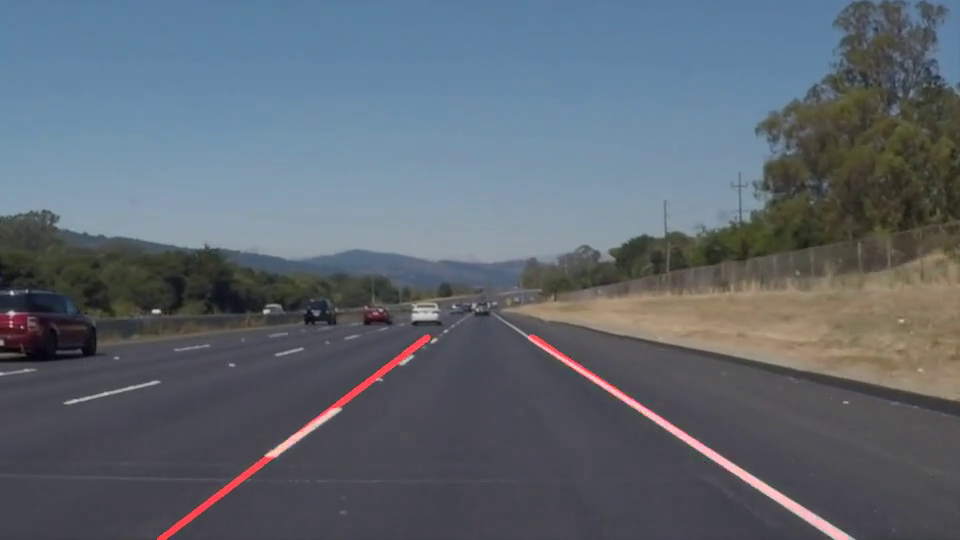
#> input picture frame 22 of FindLanelines/test_videos_output/solidWhiteRight.mp4, 960 x 540 px, given in place of solidYellowLeft.mp4, which was not available
$ jupyter execute --allow-errors LaneLineFinding.ipynb   (shell and % lines are left out)
#> lines starting #> are read from the running program, lines starting #| are printed output that depends on the picture; after the words box and inside, x2 and y2 are one past the last pixel; in counts of white or black regions, pixels touching at a corner belong together; pictures that were not available may be replaced by others from this repository, and a replacement may not be noted
#> further down, frame is the input picture: shape (540, 960, 3); mean B, G, R 112.9, 103.2, 94.4
[cell 1]
import matplotlib.pyplot as plt
import matplotlib.image as mpimg
import numpy as np
import cv2
import math

[cell 2]
def grayscale(img):
    return cv2.cvtColor(img, cv2.COLOR_RGB2GRAY)

def canny(img, low_threshold, high_threshold):
    return cv2.Canny(img, low_threshold, high_threshold)


def gaussian_blur(img, kernel_size):
    return cv2.GaussianBlur(img, (kernel_size, kernel_size), 0)

def region_of_interest(img, vertices):
    mask = np.zeros_like(img)
    if (len(img.shape) > 2):
        channel_count = img.shape[2]
        ignore_mask_color = (255,)*channel_count
    else:
        ignore_mask_color = 255

    cv2.fillPoly(mask, vertices, ignore_mask_color)

    masked_img = cv2.bitwise_and(img, mask)
    return masked_img

[cell 3]
def get_lines(lines, color=[255, 0, 0]):
    right_lines = []
    left_lines = []
    for line in lines:
        x1, y1, x2, y2 = line.reshape(4)
        y = y2 - y1
        x = x2 - x1
        slope = y / x
        if slope < -0.3:
            right_lines.append(line)
        elif slope > 0.3:
            left_lines.append(line)
    return right_lines, left_lines

[cell 4]
def get_points(lines):
    points = []
    for line in lines:
        x1, y1, x2, y2 = line.reshape(4)
        points.append((x1, y1))
        points.append((x2, y2))
    points = np.array(points)
    return points

[cell 5]
# [41 lines of commented-out code are left out]

[cell 6]
def fitted_lines(right_points, left_points, color=[255, 0, 0], thickness=5):
    right_line = cv2.fitLine(right_points, cv2.DIST_L2, 0, 0.01, 0.01)
    left_line = cv2.fitLine(left_points, cv2.DIST_L2, 0, 0.01, 0.01)

    return right_line, left_line

[cell 7]
left_line_ys = []
left_line_xs = []
right_slopes = []
left_slopes = []
right_line_ys = []
right_line_xs = []

[cell 8]
def listed_values(right_line, left_line):
    right_m = right_line[1] / right_line[0]
    left_m = left_line[1] / left_line[0]

    right_slopes.append(right_m)
    left_slopes.append(left_m)
    right_line_ys.append(right_line[3])
    right_line_xs.append(right_line[2])
    left_line_ys.append(left_line[3])
    left_line_xs.append(left_line[2])
    return right_slopes, left_slopes, right_line_ys, right_line_xs, left_line_ys, left_line_xs

[cell 9]
def compute_means(right_slopes, left_slopes, right_line_ys, right_line_xs, left_line_ys, left_line_xs):
    right_line_y_avg = np.mean(right_line_ys, keepdims=True)
    right_line_x_avg = np.mean(right_line_xs, keepdims=True)

    left_line_y_avg = np.mean(left_line_ys, keepdims=True)
    left_line_x_avg = np.mean(left_line_xs, keepdims=True)
    right_m_avg = np.mean(right_slopes)
    left_m_avg = np.mean(left_slopes)
    return right_m_avg, right_line_x_avg, right_line_y_avg, left_m_avg, left_line_x_avg, left_line_y_avg

[cell 10]
def draw_lines(img, right_m_avg, right_line_x_avg, right_line_y_avg, left_m_avg, left_line_x_avg, left_line_y_avg, color=[255, 0,0], thickness=5):
    y_ini = img.shape[0]
    y_fin = img.shape[0] / 1.6

    right_ini_x = ((y_ini - right_line_y_avg) / right_m_avg) + right_line_x_avg
    right_fin_x = ((y_fin - right_line_y_avg) / right_m_avg) + right_line_x_avg

    left_ini_x = ((y_ini - left_line_y_avg) / left_m_avg) + left_line_x_avg
    left_fin_x = ((y_fin - left_line_y_avg) / left_m_avg) + left_line_x_avg

    cv2.line(img, (right_ini_x, y_ini), (right_fin_x, int(y_fin)), color, thickness)
    cv2.line(img, (left_ini_x, y_ini), (left_fin_x, int(y_fin)), color, thickness)

[cell 11]
def hough_lines(img, rho, theta, threshold, min_line_len, max_line_gap):

    lines = cv2.HoughLinesP(img, rho, theta, threshold, np.array([]),minLineLength=min_line_len, maxLineGap=max_line_gap)
    line_img = np.zeros((img.shape[0], img.shape[1], 3), dtype=np.uint8)
    right_lines, left_lines = get_lines(lines)
    right_points = get_points(right_lines)
    left_points = get_points(left_lines)
    rfitted_line, lfitted_line = fitted_lines(right_points, left_points)
    right_slopes, left_slopes, right_line_ys, right_line_xs, left_line_ys, left_line_xs = listed_values(rfitted_line, lfitted_line)
    right_m_avg, right_line_x_avg, right_line_y_avg, left_m_avg, left_line_x_avg, left_line_y_avg = compute_means(right_slopes, left_slopes, right_line_ys, right_line_xs, left_line_ys, left_line_xs)

    draw_lines(line_img, right_m_avg, right_line_x_avg, right_line_y_avg, left_m_avg, left_line_x_avg, left_line_y_avg)
    return line_img


def weighted_img(initial_img, img, alpha=0.8, beta=1., gamma = 0.):
    return cv2.addWeighted(initial_img, alpha, img,  beta, gamma)

[cell 12]
# Import everything needed to edit/save/watch video clips
from moviepy.editor import VideoFileClip
from IPython.display import HTML

[cell 13]
def process_image(initial_img):

    # NOTE: The output you return should be a color image (3 channel) for processing video below
    # TODO: put your pipeline here,
    # you should return the final output (image where lines are drawn on lanes)
    img = grayscale(initial_img)
#> in grayscale, `return cv2.cvtColor(img, cv2.COLOR_RGB2GRAY)`:
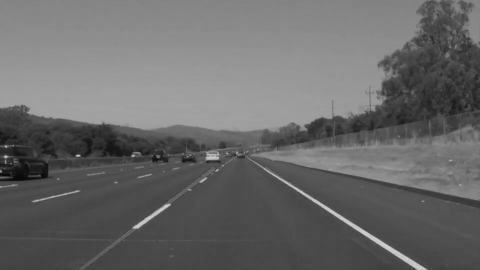
#> returned value: shape (540, 960) (shown at 1/2 size); min 4, max 225, mean 105.1
    img = canny(img, 50, 150)
#> in canny, `return cv2.Canny(img, low_threshold, high_threshold)`:
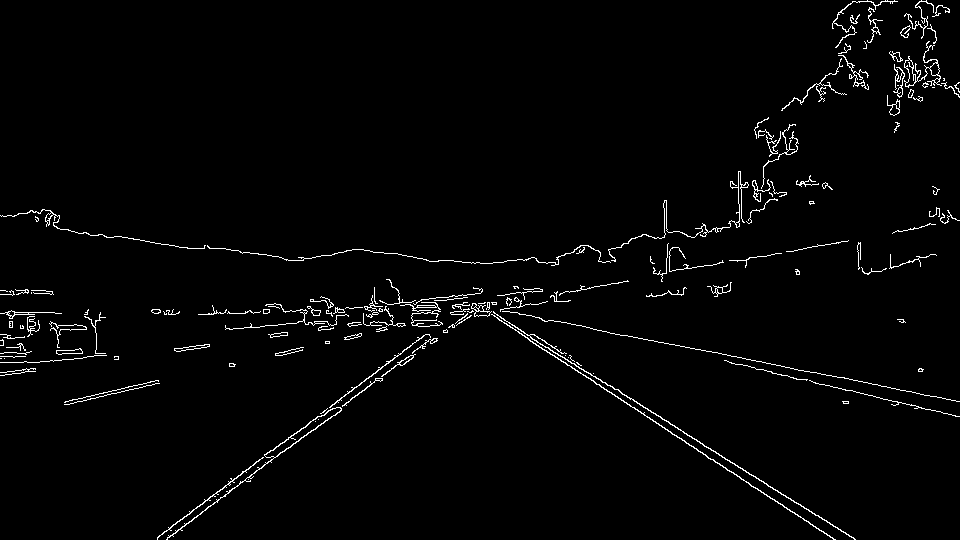
#> returned value: shape (540, 960); 2.1% white in thin lines or dots
    img = gaussian_blur(img, 5)
#> in gaussian_blur, `return cv2.GaussianBlur(img, (kernel_size, kernel_size), 0)`:
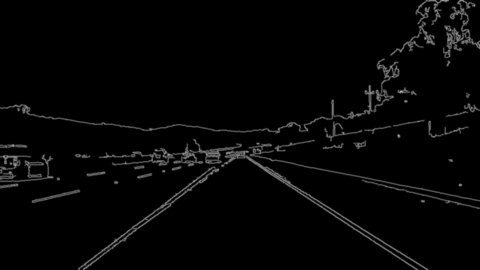
#> returned value: shape (540, 960) (shown at 1/2 size); min 0, max 193, mean 5.3
    vertices = np.array([[(0, img.shape[0]),
                      (470, 300),
                      (490, 300),
                      (img.shape[1] + 80, img.shape[0])]])
    img = region_of_interest(img, vertices)
    img = hough_lines(img, 2, np.pi / 180, 50, 10, 250)
    img = weighted_img(img, initial_img)
    return img

[cell 14]
video_capture = cv2.VideoCapture('../test_videos/solidYellowLeft.mp4')
#> (the rest of this cell did not finish here and is left out)

#> in region_of_interest, `cv2.fillPoly(mask, vertices, ignore_mask_color)`:
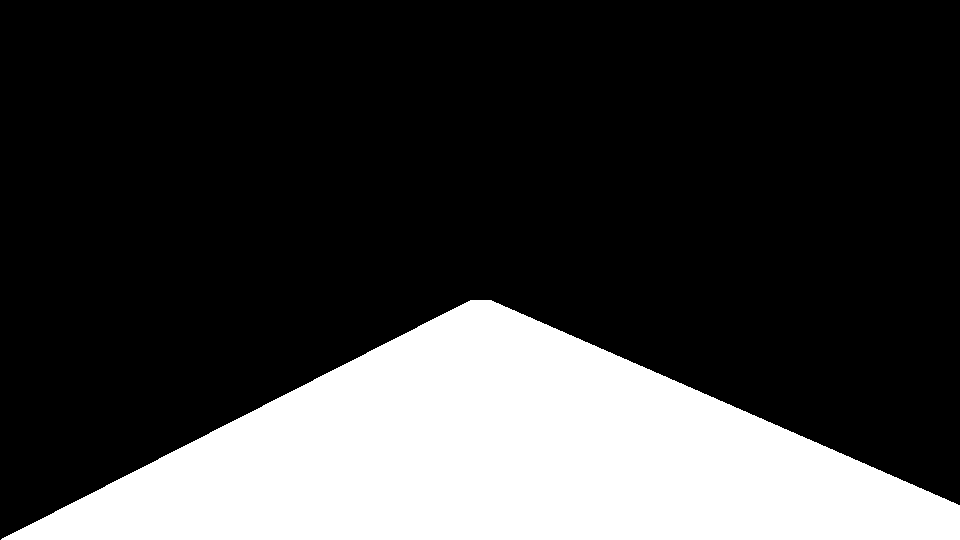
#> mask: shape (540, 960); 24.3% white; 1 white region, box (x1, y1, x2, y2) and area: (1, 300, 960, 540) 125820
#> in region_of_interest, `masked_img = cv2.bitwise_and(img, mask)`:
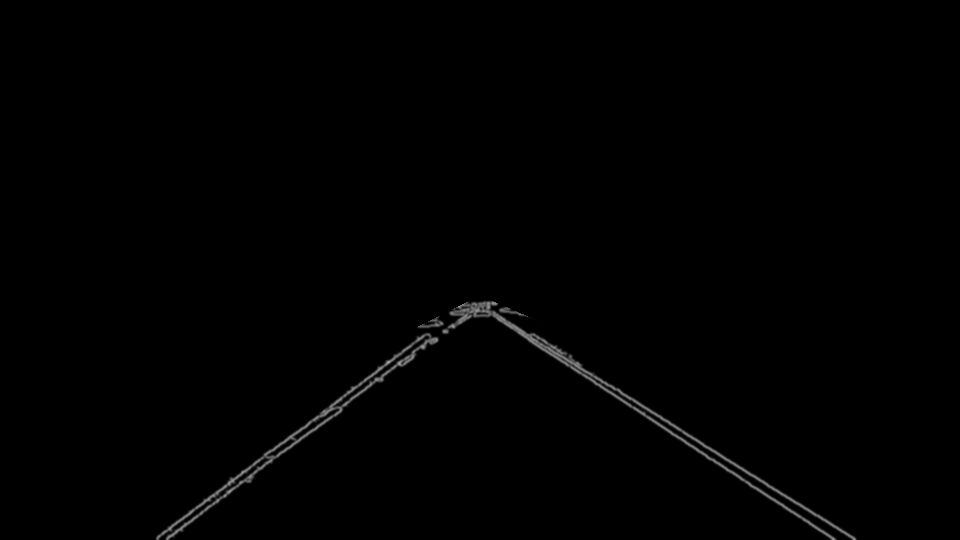
#> masked_img: shape (540, 960); min 0, max 169, mean 1.3
#> in hough_lines, `lines = cv2.HoughLinesP(img, rho, theta, threshold, np.array([]),minLi..`: lines = 34 rows, first 6: [475, 301, 857, 539], [155, 537, 480, 301], [468, 302, 833, 539], [471, 301, 853, 539], [164, 537, 491, 300], [155, 539, 484, 300]
#> the loop in get_lines, `for line in lines:` made 34 passes
#> (x1, y1, x2, y2, y, x, slope) on passes 1 to 8: (475, 301, 857, 539, 238, 382, 0.623), (155, 537, 480, 301, -236, 325, -0.726), (468, 302, 833, 539, 237, 365, 0.649), (471, 301, 853, 539, 238, 382, 0.623), (164, 537, 491, 300, -237, 327, -0.725), (155, 539, 484, 300, -239, 329, -0.726), (155, 535, 477, 301, -234, 322, -0.727), (166, 525, 474, 301, -224, 308, -0.727)
#> after the loop in get_lines, `for line in lines:`: left_lines = 16 items, first 6: [[475, 301, 857, 539]], [[468, 302, 833, 539]], [[471, 301, 853, 539]], [[466, 302, 831, 539]], [[470, 301, 837, 539]], [[482, 302, 856, 536]]; right_lines = 18 items, first 6: [[155, 537, 480, 301]], [[164, 537, 491, 300]], [[155, 539, 484, 300]], [[155, 535, 477, 301]], [[166, 525, 474, 301]], [[167, 539, 494, 302]]
#> the loop in get_points, `for line in lines:` made 18 passes
#> after the loop in get_points, `for line in lines:`: points = 36 pairs, first value 155 to 495, second value 300 to 539
#> in hough_lines, `right_points = get_points(right_lines)`: right_points has the same summary as points in get_points
#> the loop in get_points (call 2), `for line in lines:` made 16 passes
#> in hough_lines, `left_points = get_points(left_lines)`: left_points = 32 pairs, first value 466 to 857, second value 300 to 539
#> in fitted_lines, `right_line = cv2.fitLine(right_points, cv2.DIST_L2, 0, 0.01, 0.01)`: right_line = [0.805, -0.594, 349.7, 395.2]
#> in fitted_lines, `left_line = cv2.fitLine(left_points, cv2.DIST_L2, 0, 0.01, 0.01)`: left_line = [0.839, 0.545, 651.6, 413.5]
#> in hough_lines, `rfitted_line, lfitted_line = fitted_lines(right_points, left_points)`: rfitted_line = [0.805, -0.594, 349.7, 395.2]; lfitted_line = [0.839, 0.545, 651.6, 413.5]
#> in listed_values, `right_m = right_line[1] / right_line[0]`: right_m = [-0.738]
#> in listed_values, `left_m = left_line[1] / left_line[0]`: left_m = [0.649]
#> in hough_lines, `right_slopes, left_slopes, right_line_ys, right_line_xs, left_line_ys,..`: right_slopes = [[-0.738]]; left_slopes = [[0.649]]; right_line_ys = [[395.2]]; right_line_xs = [[349.7]]; left_line_ys = [[413.5]]; left_line_xs = [[651.6]]
#> in compute_means, `right_line_y_avg = np.mean(right_line_ys, keepdims=True)`: right_line_y_avg = [395.2]
#> in compute_means, `right_line_x_avg = np.mean(right_line_xs, keepdims=True)`: right_line_x_avg = [349.7]
#> in compute_means, `left_line_y_avg = np.mean(left_line_ys, keepdims=True)`: left_line_y_avg = [413.5]
#> in compute_means, `left_line_x_avg = np.mean(left_line_xs, keepdims=True)`: left_line_x_avg = [651.6]
#> in compute_means, `right_m_avg = np.mean(right_slopes)`: right_m_avg = -0.738
#> in compute_means, `left_m_avg = np.mean(left_slopes)`: left_m_avg = 0.649
#> in hough_lines, `right_m_avg, right_line_x_avg, right_line_y_avg, left_m_avg, left_line..`: right_m_avg = -0.738; right_line_x_avg = [349.7]; right_line_y_avg = [395.2]; left_m_avg = 0.649; left_line_x_avg = [651.6]; left_line_y_avg = [413.5]
#> in draw_lines, `right_ini_x = ((y_ini - right_line_y_avg) / right_m_avg) + right_line_..`: right_ini_x = [153.5]
#> in draw_lines, `right_fin_x = ((y_fin - right_line_y_avg) / right_m_avg) + right_line_..`: right_fin_x = [427.9]
#> in draw_lines, `left_ini_x = ((y_ini - left_line_y_avg) / left_m_avg) + left_line_x_avg`: left_ini_x = [846.3]
#> in draw_lines, `left_fin_x = ((y_fin - left_line_y_avg) / left_m_avg) + left_line_x_avg`: left_fin_x = [534.5]
        cv2.imshow('frame',output)
        if cv2.waitKey(1) & 0xFF == ord('q'):
            break
    else:
        break
# Release everything if job is finished
video_capture.release()
cv2.destroyAllWindows()

$ run again, starting later in the video
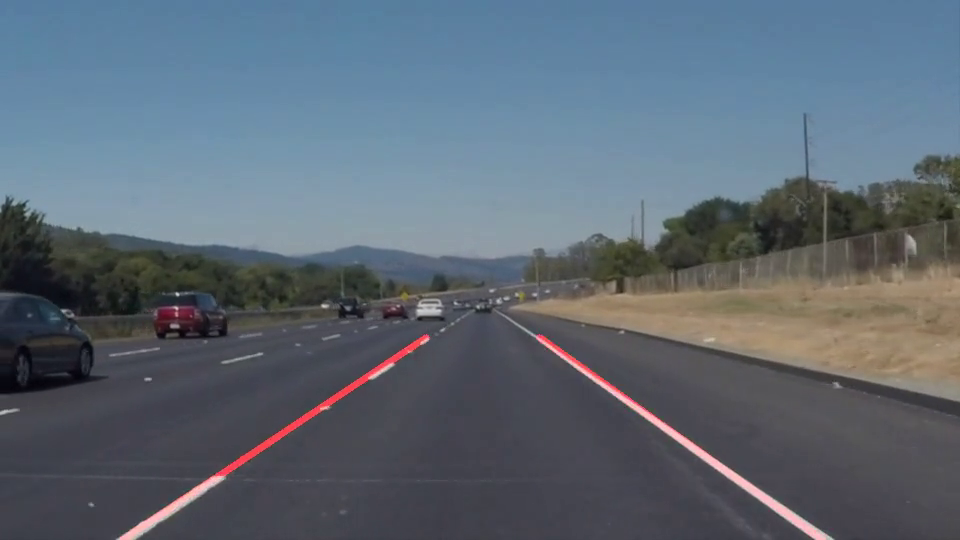
#> input picture frame 99 of FindLanelines/test_videos_output/solidWhiteRight.mp4, 960 x 540 px, given in place of solidYellowLeft.mp4, which was not available
#> frame is the input picture: shape (540, 960, 3); mean B, G, R 115.9, 104.5, 93.4
#> in canny, `return cv2.Canny(img, low_threshold, high_threshold)`:
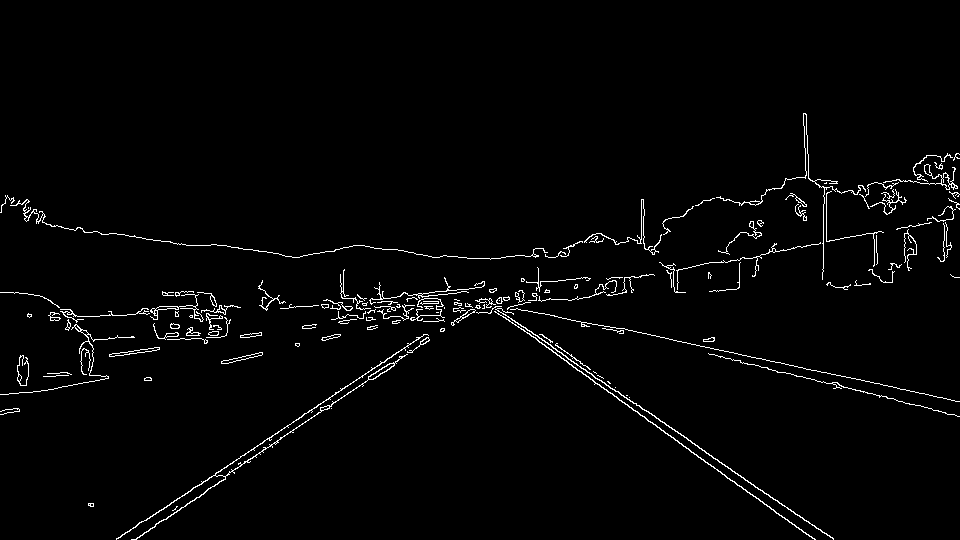
#> returned value: shape (540, 960); 2.1% white in thin lines or dots, all inside (x1, y1, x2, y2) = (0, 113, 960, 540)
#> mask: shape (540, 960); 24.3% white; 1 white region, box (x1, y1, x2, y2) and area: (1, 300, 960, 540) 125820
#> in region_of_interest, `masked_img = cv2.bitwise_and(img, mask)`:
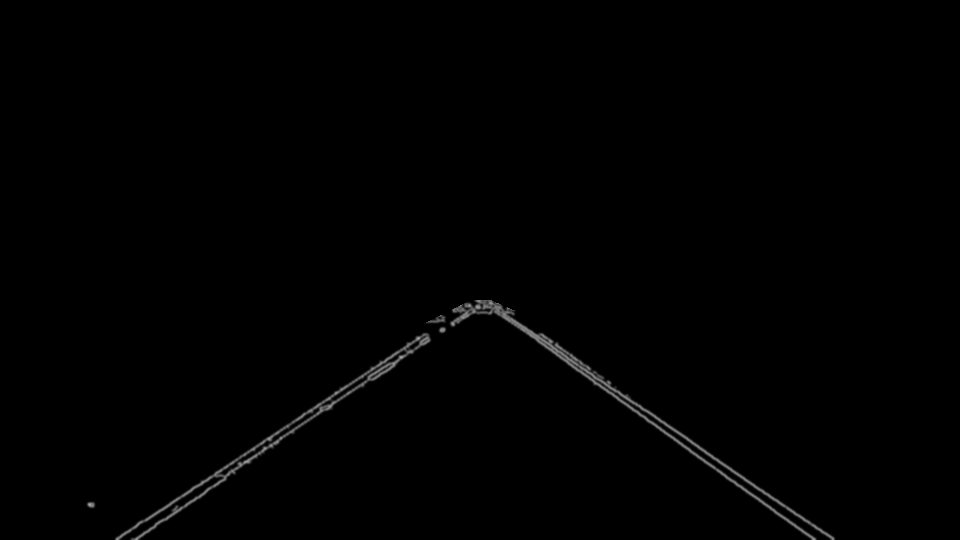
#> masked_img: shape (540, 960); min 0, max 170, mean 1.3
#> lines = 37 rows, first 6: [484, 300, 793, 516], [114, 536, 478, 300], [487, 300, 829, 539], [477, 300, 817, 538], [115, 539, 483, 300], [129, 537, 492, 301]
#> the loop in get_lines, `for line in lines:` made 37 passes
#> (x1, y1, x2, y2, y, x, slope) on passes 1 to 8: (484, 300, 793, 516, 216, 309, 0.699), (114, 536, 478, 300, -236, 364, -0.648), (487, 300, 829, 539, 239, 342, 0.699), (477, 300, 817, 538, 238, 340, 0.7), (115, 539, 483, 300, -239, 368, -0.649), (129, 537, 492, 301, -236, 363, -0.65), (473, 300, 815, 539, 239, 342, 0.699), (491, 300, 832, 539, 239, 341, 0.701)
#> after the loop in get_lines, `for line in lines:`: left_lines = 16 items, first 6: [[484, 300, 793, 516]], [[487, 300, 829, 539]], [[477, 300, 817, 538]], [[473, 300, 815, 539]], [[491, 300, 832, 539]], [[497, 303, 835, 539]]; right_lines = 21 items, first 6: [[114, 536, 478, 300]], [[115, 539, 483, 300]], [[129, 537, 492, 301]], [[119, 539, 485, 302]], [[129, 538, 493, 302]], [[199, 479, 473, 301]]
#> the loop in get_points, `for line in lines:` made 21 passes
#> after the loop in get_points, `for line in lines:`: points = 42 pairs, first value 114 to 496, second value 300 to 539
#> right_points has the same summary as points in get_points
#> the loop in get_points (call 2), `for line in lines:` made 16 passes
#> left_points = 32 pairs, first value 469 to 835, second value 300 to 539
#> right_line = [0.834, -0.552, 313.6, 413.2]
#> left_line = [0.82, 0.572, 653, 418.4]
#> rfitted_line = [0.834, -0.552, 313.6, 413.2]; lfitted_line = [0.82, 0.572, 653, 418.4]
#> right_m = [-0.662]
#> left_m = [0.697]
#> right_slopes = [[-0.662]]; left_slopes = [[0.697]]; right_line_ys = [[413.2]]; right_line_xs = [[313.6]]; left_line_ys = [[418.4]]; left_line_xs = [[653]]
#> in compute_means, `right_line_y_avg = np.mean(right_line_ys, keepdims=True)`: right_line_y_avg = [413.2]
#> in compute_means, `right_line_x_avg = np.mean(right_line_xs, keepdims=True)`: right_line_x_avg = [313.6]
#> in compute_means, `left_line_y_avg = np.mean(left_line_ys, keepdims=True)`: left_line_y_avg = [418.4]
#> in compute_means, `left_line_x_avg = np.mean(left_line_xs, keepdims=True)`: left_line_x_avg = [653]
#> in compute_means, `right_m_avg = np.mean(right_slopes)`: right_m_avg = -0.662
#> in compute_means, `left_m_avg = np.mean(left_slopes)`: left_m_avg = 0.697
#> in hough_lines, `right_m_avg, right_line_x_avg, right_line_y_avg, left_m_avg, left_line..`: right_m_avg = -0.662; right_line_x_avg = [313.6]; right_line_y_avg = [413.2]; left_m_avg = 0.697; left_line_x_avg = [653]; left_line_y_avg = [418.4]
#> right_ini_x = [122]
#> right_fin_x = [428]
#> left_ini_x = [827.5]
#> left_fin_x = [537]
